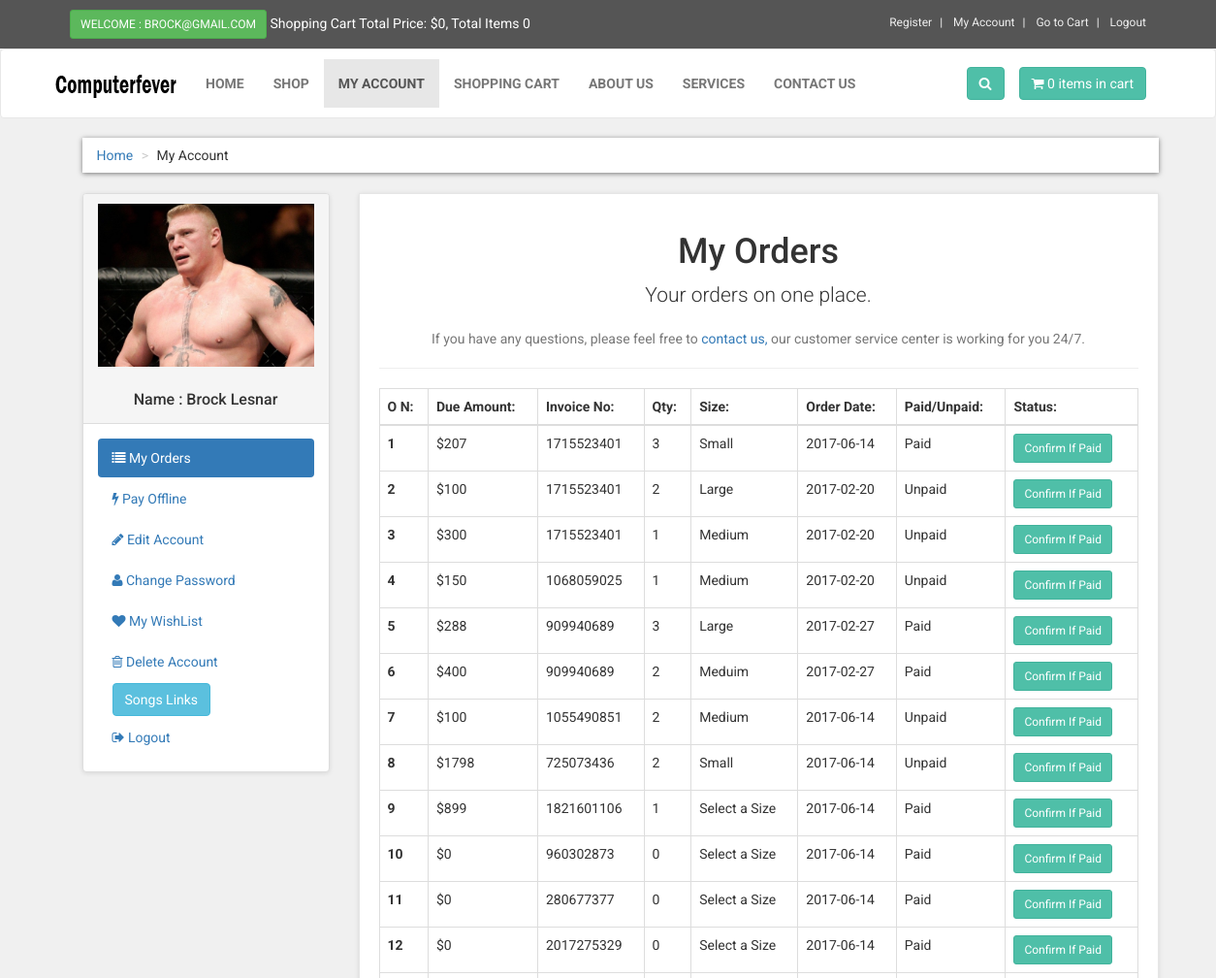
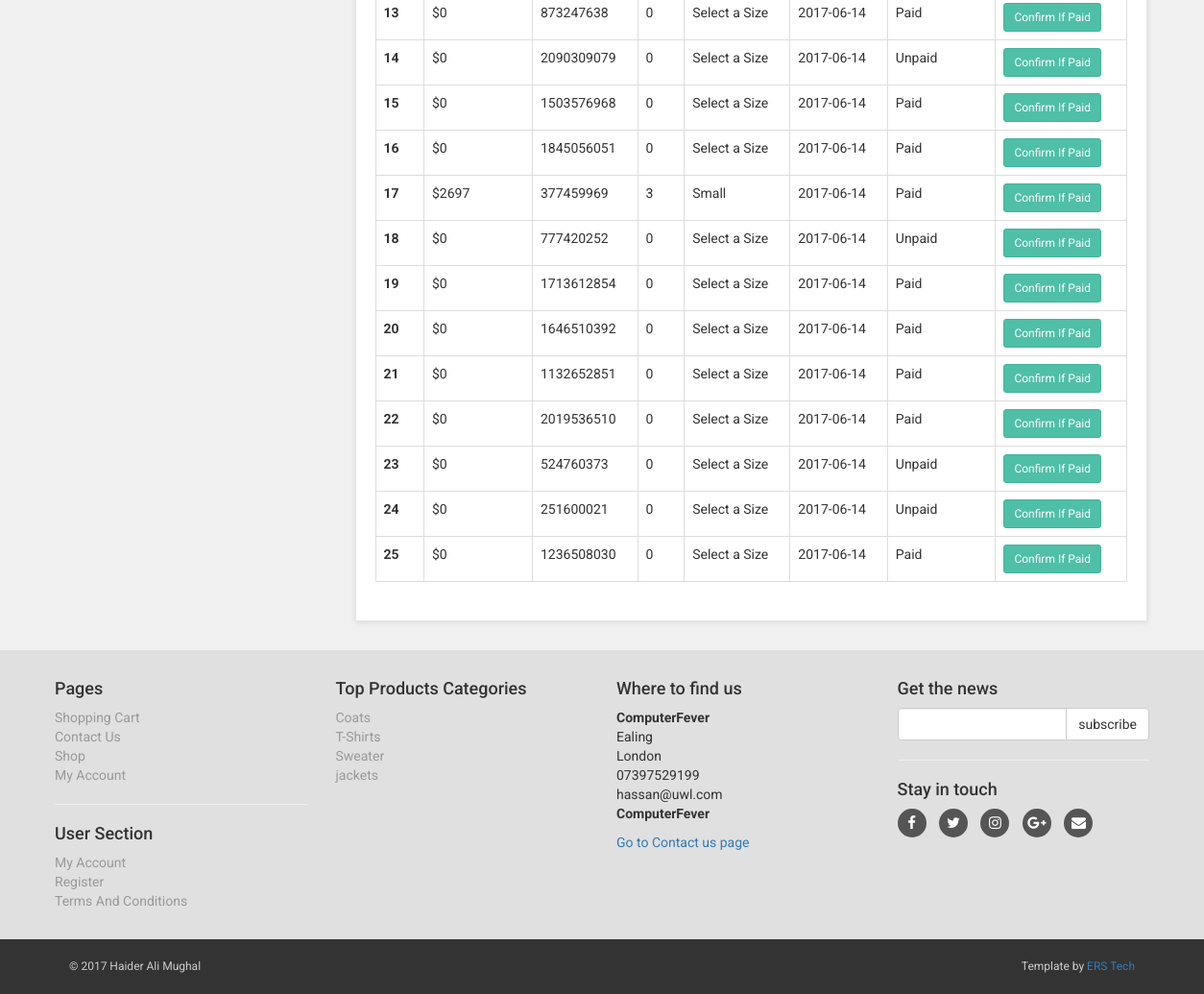
Page /customer/my_account.php?my_orders (signed in) on the committed database (2 pictures, top to bottom).
### tables this page shows
CREATE TABLE IF NOT EXISTS `customers` (
  `customer_id` int(10) NOT NULL,
  `customer_name` varchar(255) NOT NULL,
  `customer_email` varchar(255) NOT NULL,
  `customer_pass` varchar(255) NOT NULL,
  `customer_country` text NOT NULL,
  `customer_city` text NOT NULL,
  `customer_contact` varchar(255) NOT NULL,
  `customer_address` text NOT NULL,
  `customer_image` text NOT NULL,
  `customer_ip` varchar(255) NOT NULL,
  `customer_confirm_code` text NOT NULL
);

CREATE TABLE IF NOT EXISTS `customer_orders` (
  `order_id` int(10) NOT NULL,
  `customer_id` int(10) NOT NULL,
  `due_amount` int(100) NOT NULL,
  `invoice_no` int(100) NOT NULL,
  `qty` int(10) NOT NULL,
  `size` text NOT NULL,
  `order_date` timestamp NOT NULL DEFAULT CURRENT_TIMESTAMP ON UPDATE CURRENT_TIMESTAMP,
  `order_status` text NOT NULL
);

CREATE TABLE IF NOT EXISTS `product_categories` (
  `p_cat_id` int(10) NOT NULL,
  `p_cat_title` text NOT NULL,
  `p_cat_top` text NOT NULL,
  `p_cat_image` text NOT NULL
);

### customer/my_orders.php (the view)
<center>
<h1>My Orders</h1>
<p class="lead"> Your orders on one place.</p>
<p class="text-muted" >
If you have any questions, please feel free to <a href="../contact.php" > contact us,</a> our customer service center is working for you 24/7.
</p>
</center>
<hr>
<div class="table-responsive" >
<table class="table table-bordered table-hover" >
<thead>
<tr>
<th>O N:</th>
<th>Due Amount:</th>
<th>Invoice No:</th>
<th>Qty:</th>
<th>Size:</th>
<th>Order Date:</th>
<th>Paid/Unpaid:</th>
<th>Status:</th>
</tr>
</thead>
<tbody>
<?php
$customer_session = $_SESSION['customer_email'];
$get_customer = "select * from customers where customer_email='$customer_session'";
$run_customer = mysqli_query($con,$get_customer);
$row_customer = mysqli_fetch_array($run_customer);
$customer_id = $row_customer['customer_id'];
$get_orders = "select * from customer_orders where customer_id='$customer_id'";
$run_orders = mysqli_query($con,$get_orders);
$i = 0;
while($row_orders = mysqli_fetch_array($run_orders)){
$order_id = $row_orders['order_id'];
$due_amount = $row_orders['due_amount'];
$invoice_no = $row_orders['invoice_no'];
$qty = $row_orders['qty'];
$size = $row_orders['size'];
$order_date = substr($row_orders['order_date'],0,11);
$order_status = $row_orders['order_status'];
$i++;
if($order_status=='pending'){
$order_status = "Unpaid";
}
else{
$order_status = "Paid";
}
?>
<tr>
<th><?php echo $i; ?></th>
<td>$<?php echo $due_amount; ?></td>
<td><?php echo $invoice_no; ?></td>
<td><?php echo $qty; ?></td>
<td><?php echo $size; ?></td>
<td><?php echo $order_date; ?></td>
<td><?php echo $order_status; ?></td>
<td>
<a href="confirm.php?order_id=<?php echo $order_id; ?>" target="blank" class="btn btn-primary btn-sm" > Confirm If Paid </a>
</td>
</tr>
<?php } ?>
</tbody>
</table>
</div>

### customer/includes/sidebar.php (shortened to what this page needs)
<div class="panel panel-default sidebar-menu">
<div class="panel-heading">
<?php
$customer_session = $_SESSION['customer_email'];
$get_customer = "select * from customers where customer_email='$customer_session'";
$run_customer = mysqli_query($con,$get_customer);
$row_customer = mysqli_fetch_array($run_customer);
$customer_image = $row_customer['customer_image'];
$customer_name = $row_customer['customer_name'];
if(!isset($_SESSION['customer_email'])){
}
else {
echo "
<center>
<img src='customer_images/$customer_image' class='img-responsive'>
</center>
<br>
<h3 align='center' class='panel-title'> Name : $customer_name </h3>
";
}
?>
</div>
<div class="panel-body">
<ul class="nav nav-pills nav-stacked">
<li class="<?php if(isset($_GET['my_orders'])){ echo "active"; } ?>">
<a href="my_account.php?my_orders"> <i class="fa fa-list"> </i> My Orders </a>
</li>
<li class="<?php if(isset($_GET['pay_offline'])){ echo "active"; } ?>">
<a href="my_account.php?pay_offline"> <i class="fa fa-bolt"></i> Pay Offline </a>
</li>
<li class="<?php if(isset($_GET['edit_account'])){ echo "active"; } ?>">
<a href="my_account.php?edit_account"> <i class="fa fa-pencil"></i> Edit Account </a>
</li>
<li class="<?php if(isset($_GET['change_pass'])){ echo "active"; } ?>">
<a href="my_account.php?change_pass"> <i class="fa fa-user"></i> Change Password </a>
</li>
<li class="<?php if(isset($_GET['my_wishlist'])){ echo "active"; } ?>">
<a href="my_account.php?my_wishlist"> <i class="fa fa-heart"></i> My WishList </a>
</li>
<li class="<?php if(isset($_GET['delete_account'])){ echo "active"; } ?>">
<a href="my_account.php?delete_account"> <i class="fa fa-trash-o"></i> Delete Account </a>
</li>
<li class="<?php if(isset($_GET['pay_offline'])){ echo "active"; } ?>">
<div class="container">
  <button type="button" class="btn btn-info" data-toggle="collapse" data-target="#demo">Songs Links</button>
</div>
</li>
<li>
<a href="logout.php"> <i class="fa fa-sign-out"></i> Logout </a>
</li>
</ul>
</div>
</div>

### customer/includes/footer.php (shortened to what this page needs)
<div id="footer">
<div class="container">
<div class="row" >
<div class="col-md-3 col-sm-6" >
<h4>Pages</h4>
<ul>
<li><a href="../cart.php">Shopping Cart</a></li>
<li><a href="../contact.php">Contact Us</a></li>
<li><a href="../shop.php">Shop</a></li>
<li>
<?php
if(!isset($_SESSION['customer_email'])){
echo "<a href='../checkout.php' >My Account</a>";
}
else{
echo "<a href='my_account.php?my_orders'>My Account</a>";
}
?>
</li>
</ul>
<hr>
<h4>User Section</h4>
<ul>
<li>
<?php
if(!isset($_SESSION['customer_email'])){
echo "<a href='../checkout.php' >Login</a>";
}
else{
echo "<a href='my_account.php?my_orders'>My Account</a>";
}
?>
</li>
<li><a href="../customer_register.php">Register</a></li>
<li><a href="../terms.php"> Terms And Conditions </a></li>
</ul>
</div>
<div class="col-md-3 col-sm-6">
<h4> Top Products Categories </h4>
<ul>
<?php
$get_p_cats = "select * from product_categories";
$run_p_cats = mysqli_query($con,$get_p_cats);
while($row_p_cats = mysqli_fetch_array($run_p_cats)){
$p_cat_id = $row_p_cats['p_cat_id'];
$p_cat_title = $row_p_cats['p_cat_title'];
echo "<li> <a href='shop.php?p_cat=$p_cat_id'> $p_cat_title </a> </li>";
}
?>
</ul>
</div>
<div class="col-md-3 col-sm-6">
<h4>Where to find us</h4>
<p>
<strong>ComputerFever</strong>
<br>Ealing
<br>London
<br>07397529199
<br>hassan@uwl.com
<br>
<strong>ComputerFever</strong>
</p>
<a href="../contact.php">Go to Contact us page</a>
</div>
<div class="col-md-3 col-sm-6">
<h4>Get the news</h4>
<form action="https://feedburner.google.com/fb/a/mailverify" method="post" target="popupwindow" onsubmit="window.open('https://feedburner.google.com/fb/a/mailverify?uri=computerfever', 'popupwindow', 'scrollbars=yes,width=550,height=520');return true">
<div class="input-group">
<input type="text" class="form-control" name="email">
<span class="input-group-btn">
<input type="submit" value="subscribe" class="btn btn-default">
</span>
</div>
</form>
<hr>
<h4> Stay in touch </h4>
<p class="social">
<a href="https://web.facebook.com/ERSTechnology/"><i class="fa fa-facebook"></i></a>
<a href="#"><i class="fa fa-twitter"></i></a>
<a href="#"><i class="fa fa-instagram"></i></a>
<a href="#"><i class="fa fa-google-plus"></i></a>
<a href="#"><i class="fa fa-envelope"></i></a>
</p>
</div>
</div>
</div>
</div>
<div id="copyright">
<div class="container" >
<div class="col-md-6" >
<p class="pull-left"> &copy; 2017 Haider Ali Mughal</p>
</div>
<div class="col-md-6" >
<p class="pull-right" >
Template by <a href="http://www.erstechno.com" >ERS Tech</a>
</p>
</div>
</div>
</div>

### customer/styles/style.css (style rules this page uses)
body { font-family: "Roboto", Helvetica, Arial, sans-serif; font-size: 14px; line-height: 1.42857143; color: #333333; background-color: #f0f0f0; overflow-x: hidden; }
.btn-primary { color:rgb(255, 255, 255); background-color:rgb(79, 191, 168); border-color:rgb(65, 179, 156); }
#content .panel.sidebar-menu { box-sizing: border-box; box-shadow: 0 1px 5px rgba(0, 0, 0, 0.1); }
#content .panel.sidebar-menu h3 { padding: 5px 0; margin: 0; }
#footer { background: #e0e0e0; padding: 20px 0; }
#footer ul { padding-left: 0; list-style: none; }
#footer ul a { color:#999999; padding: 20px 0; }
#footer .social { text-align: left; }
#footer .social a { margin: 0 10px 0 0; color: #fff; display: inline-block; width: 30px; height: 30px; border-radius: 15px; line-height: 30px; font-size: 15px; text-align: center; transition: all 0.2s ease-out; vertical-align: bottom; background-color:#555555; }
#copyright { background:#333; color:#ccc; padding:20px 0; font-size:12px; }
#copyright p { margin: 0; }

### rows in the picture
customers: customer_image (picture), customer_name "Brock Lesnar"
customer_orders: due_amount "207", invoice_no "1715523401", qty "3", size "Small", order_date "2017-06-14", order_status "Paid"
customer_orders: due_amount "100", invoice_no "1715523401", qty "2", size "Large", order_date "2017-02-20", order_status "Unpaid"
customer_orders: due_amount "300", invoice_no "1715523401", qty "1", size "Medium", order_date "2017-02-20", order_status "Unpaid"
customer_orders: due_amount "150", invoice_no "1068059025", qty "1", size "Medium", order_date "2017-02-20", order_status "Unpaid"
customer_orders: due_amount "288", invoice_no "909940689", qty "3", size "Large", order_date "2017-02-27", order_status "Paid"
customer_orders: due_amount "400", invoice_no "909940689", qty "2", size "Meduim", order_date "2017-02-27", order_status "Paid"
customer_orders: due_amount "100", invoice_no "1055490851", qty "2", size "Medium", order_date "2017-06-14", order_status "Unpaid"
customer_orders: due_amount "1798", invoice_no "725073436", qty "2", size "Small", order_date "2017-06-14", order_status "Unpaid"
customer_orders: due_amount "899", invoice_no "1821601106", qty "1", size "Select a Size", order_date "2017-06-14", order_status "Paid"
customer_orders: due_amount "0", invoice_no "960302873", qty "0", size "Select a Size", order_date "2017-06-14", order_status "Paid"
customer_orders: due_amount "0", invoice_no "280677377", qty "0", size "Select a Size", order_date "2017-06-14", order_status "Paid"
customer_orders: due_amount "0", invoice_no "2017275329", qty "0", size "Select a Size", order_date "2017-06-14", order_status "Paid"
customer_orders: due_amount "0", invoice_no "873247638", qty "0", size "Select a Size", order_date "2017-06-14", order_status "Paid"
customer_orders: due_amount "0", invoice_no "2090309079", qty "0", size "Select a Size", order_date "2017-06-14", order_status "Unpaid"
customer_orders: due_amount "0", invoice_no "1503576968", qty "0", size "Select a Size", order_date "2017-06-14", order_status "Paid"
customer_orders: due_amount "0", invoice_no "1845056051", qty "0", size "Select a Size", order_date "2017-06-14", order_status "Paid"
customer_orders: due_amount "2697", invoice_no "377459969", qty "3", size "Small", order_date "2017-06-14", order_status "Paid"
customer_orders: due_amount "0", invoice_no "777420252", qty "0", size "Select a Size", order_date "2017-06-14", order_status "Unpaid"
customer_orders: due_amount "0", invoice_no "1713612854", qty "0", size "Select a Size", order_date "2017-06-14", order_status "Paid"
customer_orders: due_amount "0", invoice_no "1646510392", qty "0", size "Select a Size", order_date "2017-06-14", order_status "Paid"
customer_orders: due_amount "0", invoice_no "1132652851", qty "0", size "Select a Size", order_date "2017-06-14", order_status "Paid"
customer_orders: due_amount "0", invoice_no "2019536510", qty "0", size "Select a Size", order_date "2017-06-14", order_status "Paid"
customer_orders: due_amount "0", invoice_no "524760373", qty "0", size "Select a Size", order_date "2017-06-14", order_status "Unpaid"
customer_orders: due_amount "0", invoice_no "251600021", qty "0", size "Select a Size", order_date "2017-06-14", order_status "Unpaid"
customer_orders: due_amount "0", invoice_no "1236508030", qty "0", size "Select a Size", order_date "2017-06-14", order_status "Paid"
product_categories: p_cat_title "Coats"
product_categories: p_cat_title "T-Shirts"
product_categories: p_cat_title "Sweater"
product_categories: p_cat_title "jackets"

### other values in the picture
$_SESSION['customer_email'] "BROCK@GMAIL.COM"
$total "0"
$count_items "0 0"
